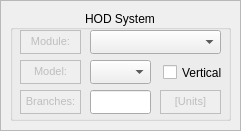
  <widget class="QFrame" name="HODSystem">
   <property name="geometry">
    <rect>
     <x>0</x>
     <y>240</y>
     <width>241</width>
     <height>131</height>
    </rect>
   </property>
   <property name="autoFillBackground">
    <bool>true</bool>
   </property>
   <property name="frameShape">
    <enum>QFrame::StyledPanel</enum>
   </property>
   <property name="frameShadow">
    <enum>QFrame::Raised</enum>
   </property>
   <widget class="QGroupBox" name="groupBox_4">
    <property name="geometry">
     <rect>
      <x>10</x>
      <y>10</y>
      <width>221</width>
      <height>111</height>
     </rect>
    </property>
    <property name="contextMenuPolicy">
     <enum>Qt::DefaultContextMenu</enum>
    </property>
    <property name="title">
     <string>HOD System</string>
    </property>
    <property name="alignment">
     <set>Qt::AlignCenter</set>
    </property>
    <property name="flat">
     <bool>false</bool>
    </property>
    <widget class="QTextBrowser" name="Module">
     <property name="enabled">
      <bool>false</bool>
     </property>
     <property name="geometry">
      <rect>
       <x>10</x>
       <y>20</y>
       <width>61</width>
       <height>24</height>
      </rect>
     </property>
     <property name="sizePolicy">
      <sizepolicy hsizetype="Fixed" vsizetype="Fixed">
       <horstretch>0</horstretch>
       <verstretch>0</verstretch>
      </sizepolicy>
     </property>
     <property name="autoFillBackground">
      <bool>true</bool>
     </property>
     <property name="inputMethodHints">
      <set>Qt::ImhNone</set>
     </property>
     <property name="frameShape">
      <enum>QFrame::Box</enum>
     </property>
     <property name="frameShadow">
      <enum>QFrame::Plain</enum>
     </property>
     <property name="verticalScrollBarPolicy">
      <enum>Qt::ScrollBarAlwaysOff</enum>
     </property>
     <property name="horizontalScrollBarPolicy">
      <enum>Qt::ScrollBarAlwaysOff</enum>
     </property>
     <property name="lineWrapMode">
      <enum>QTextEdit::WidgetWidth</enum>
     </property>
     <property name="html">
      <string>&lt;!DOCTYPE HTML PUBLIC &quot;-//W3C//DTD HTML 4.0//EN&quot; &quot;http://www.w3.org/TR/REC-html40/strict.dtd&quot;&gt;
&lt;html&gt;&lt;head&gt;&lt;meta name=&quot;qrichtext&quot; content=&quot;1&quot; /&gt;&lt;style type=&quot;text/css&quot;&gt;
p, li { white-space: pre-wrap; }
&lt;/style&gt;&lt;/head&gt;&lt;body style=&quot; font-family:'MS Shell Dlg 2'; font-size:8.25pt; font-weight:400; font-style:normal;&quot;&gt;
&lt;p align=&quot;center&quot; style=&quot; margin-top:0px; margin-bottom:0px; margin-left:0px; margin-right:0px; -qt-block-indent:0; text-indent:0px;&quot;&gt;Module:&lt;/p&gt;&lt;/body&gt;&lt;/html&gt;</string>
     </property>
    </widget>
    <widget class="QTextBrowser" name="Model">
     <property name="enabled">
      <bool>false</bool>
     </property>
     <property name="geometry">
      <rect>
       <x>10</x>
       <y>50</y>
       <width>61</width>
       <height>24</height>
      </rect>
     </property>
     <property name="sizePolicy">
      <sizepolicy hsizetype="Fixed" vsizetype="Fixed">
       <horstretch>0</horstretch>
       <verstretch>0</verstretch>
      </sizepolicy>
     </property>
     <property name="autoFillBackground">
      <bool>true</bool>
     </property>
     <property name="frameShape">
      <enum>QFrame::Box</enum>
     </property>
     <property name="frameShadow">
      <enum>QFrame::Plain</enum>
     </property>
     <property name="verticalScrollBarPolicy">
      <enum>Qt::ScrollBarAlwaysOff</enum>
     </property>
     <property name="horizontalScrollBarPolicy">
      <enum>Qt::ScrollBarAlwaysOff</enum>
     </property>
     <property name="html">
      <string>&lt;!DOCTYPE HTML PUBLIC &quot;-//W3C//DTD HTML 4.0//EN&quot; &quot;http://www.w3.org/TR/REC-html40/strict.dtd&quot;&gt;
&lt;html&gt;&lt;head&gt;&lt;meta name=&quot;qrichtext&quot; content=&quot;1&quot; /&gt;&lt;style type=&quot;text/css&quot;&gt;
p, li { white-space: pre-wrap; }
&lt;/style&gt;&lt;/head&gt;&lt;body style=&quot; font-family:'MS Shell Dlg 2'; font-size:8.25pt; font-weight:400; font-style:normal;&quot;&gt;
&lt;p align=&quot;center&quot; style=&quot; margin-top:0px; margin-bottom:0px; margin-left:0px; margin-right:0px; -qt-block-indent:0; text-indent:0px;&quot;&gt;Model:&lt;/p&gt;&lt;/body&gt;&lt;/html&gt;</string>
     </property>
    </widget>
    <widget class="QComboBox" name="UVSystem">
     <property name="geometry">
      <rect>
       <x>80</x>
       <y>20</y>
       <width>131</width>
       <height>24</height>
      </rect>
     </property>
    </widget>
    <widget class="QComboBox" name="UVModel">
     <property name="geometry">
      <rect>
       <x>80</x>
       <y>50</y>
       <width>61</width>
       <height>24</height>
      </rect>
     </property>
    </widget>
    <widget class="QTextBrowser" name="Branches">
     <property name="enabled">
      <bool>false</bool>
     </property>
     <property name="geometry">
      <rect>
       <x>10</x>
       <y>80</y>
       <width>61</width>
       <height>24</height>
      </rect>
     </property>
     <property name="sizePolicy">
      <sizepolicy hsizetype="Fixed" vsizetype="Fixed">
       <horstretch>0</horstretch>
       <verstretch>0</verstretch>
      </sizepolicy>
     </property>
     <property name="autoFillBackground">
      <bool>true</bool>
     </property>
     <property name="frameShape">
      <enum>QFrame::Box</enum>
     </property>
     <property name="frameShadow">
      <enum>QFrame::Plain</enum>
     </property>
     <property name="verticalScrollBarPolicy">
      <enum>Qt::ScrollBarAlwaysOff</enum>
     </property>
     <property name="horizontalScrollBarPolicy">
      <enum>Qt::ScrollBarAlwaysOff</enum>
     </property>
     <property name="html">
      <string>&lt;!DOCTYPE HTML PUBLIC &quot;-//W3C//DTD HTML 4.0//EN&quot; &quot;http://www.w3.org/TR/REC-html40/strict.dtd&quot;&gt;
&lt;html&gt;&lt;head&gt;&lt;meta name=&quot;qrichtext&quot; content=&quot;1&quot; /&gt;&lt;style type=&quot;text/css&quot;&gt;
p, li { white-space: pre-wrap; }
&lt;/style&gt;&lt;/head&gt;&lt;body style=&quot; font-family:'MS Shell Dlg 2'; font-size:8.25pt; font-weight:400; font-style:normal;&quot;&gt;
&lt;p align=&quot;center&quot; style=&quot; margin-top:0px; margin-bottom:0px; margin-left:0px; margin-right:0px; -qt-block-indent:0; text-indent:0px;&quot;&gt;Branches:&lt;/p&gt;&lt;/body&gt;&lt;/html&gt;</string>
     </property>
    </widget>
    <widget class="QLineEdit" name="UVBranches">
     <property name="geometry">
      <rect>
       <x>80</x>
       <y>80</y>
       <width>61</width>
       <height>24</height>
      </rect>
     </property>
     <property name="sizePolicy">
      <sizepolicy hsizetype="Fixed" vsizetype="Fixed">
       <horstretch>0</horstretch>
       <verstretch>0</verstretch>
      </sizepolicy>
     </property>
     <property name="cursor">
      <cursorShape>ArrowCursor</cursorShape>
     </property>
     <property name="mouseTracking">
      <bool>false</bool>
     </property>
     <property name="toolTip">
      <string>&lt;html&gt;&lt;head/&gt;&lt;body&gt;&lt;p&gt;Number of Branches&lt;/p&gt;&lt;/body&gt;&lt;/html&gt;</string>
     </property>
     <property name="toolTipDuration">
      <number>3000</number>
     </property>
     <property name="alignment">
      <set>Qt::AlignLeading|Qt::AlignLeft|Qt::AlignVCenter</set>
     </property>
     <property name="clearButtonEnabled">
      <bool>false</bool>
     </property>
    </widget>
    <widget class="QTextBrowser" name="textBrowser_27">
     <property name="enabled">
      <bool>false</bool>
     </property>
     <property name="geometry">
      <rect>
       <x>150</x>
       <y>80</y>
       <width>61</width>
       <height>24</height>
      </rect>
     </property>
     <property name="autoFillBackground">
      <bool>true</bool>
     </property>
     <property name="frameShape">
      <enum>QFrame::Box</enum>
     </property>
     <property name="frameShadow">
      <enum>QFrame::Plain</enum>
     </property>
     <property name="verticalScrollBarPolicy">
      <enum>Qt::ScrollBarAlwaysOff</enum>
     </property>
     <property name="horizontalScrollBarPolicy">
      <enum>Qt::ScrollBarAlwaysOff</enum>
     </property>
     <property name="html">
      <string>&lt;!DOCTYPE HTML PUBLIC &quot;-//W3C//DTD HTML 4.0//EN&quot; &quot;http://www.w3.org/TR/REC-html40/strict.dtd&quot;&gt;
&lt;html&gt;&lt;head&gt;&lt;meta name=&quot;qrichtext&quot; content=&quot;1&quot; /&gt;&lt;style type=&quot;text/css&quot;&gt;
p, li { white-space: pre-wrap; }
&lt;/style&gt;&lt;/head&gt;&lt;body style=&quot; font-family:'MS Shell Dlg 2'; font-size:8.25pt; font-weight:400; font-style:normal;&quot;&gt;
&lt;p align=&quot;center&quot; style=&quot; margin-top:0px; margin-bottom:0px; margin-left:0px; margin-right:0px; -qt-block-indent:0; text-indent:0px;&quot;&gt;[Units]&lt;/p&gt;&lt;/body&gt;&lt;/html&gt;</string>
     </property>
    </widget>
    <widget class="QCheckBox" name="vertical">
     <property name="geometry">
      <rect>
       <x>153</x>
       <y>54</y>
       <width>61</width>
       <height>17</height>
      </rect>
     </property>
     <property name="text">
      <string>Vertical</string>
     </property>
    </widget>
   </widget>
  </widget>
